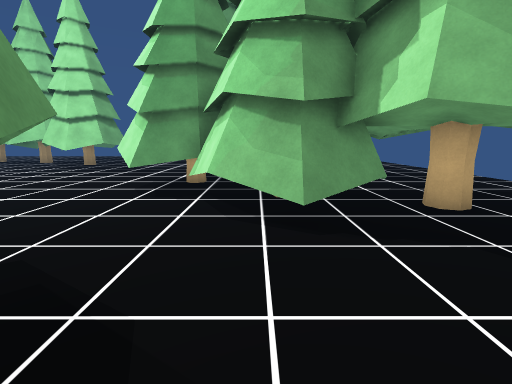
View 1 (above)

24 first-person views from a walk through a 3-D level made in the Unity game engine. The camera is 1.4 m above the floor, tilts 10° down and sees 85° across. The floor is counted in squares, 1 m on a side. Each view is taken from the middle of a square. On the plan, view 1 faces up. The plan holds only what a view shows up to about 14 squares ahead; the rest is blank. The place goes on beyond the plan. The player is left out. Some surface patterns are stand-ins.

View 2
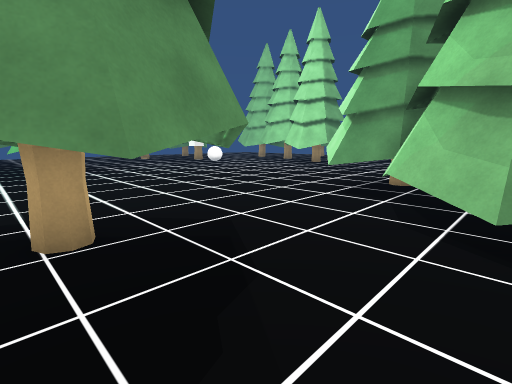

View 3
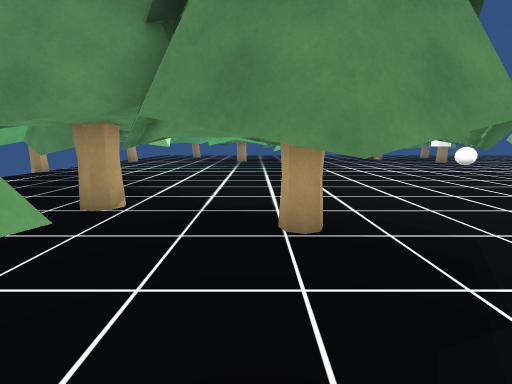

View 4
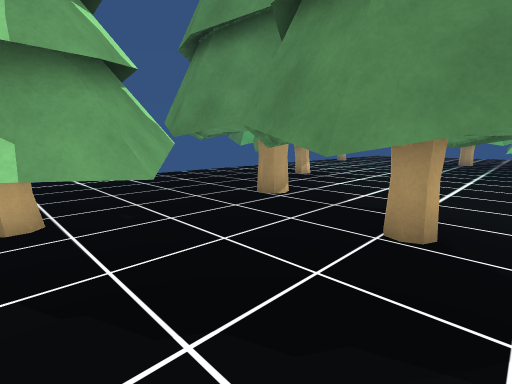

View 5
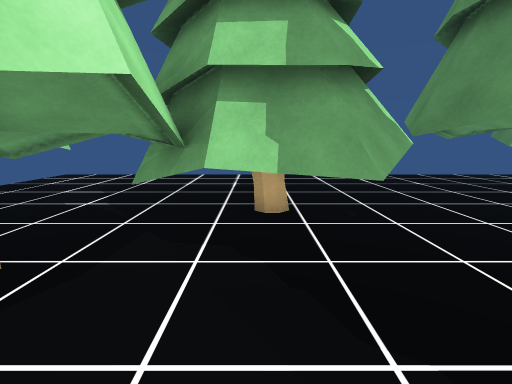

View 6
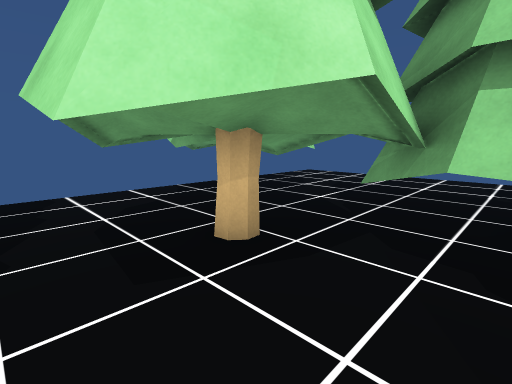

View 7
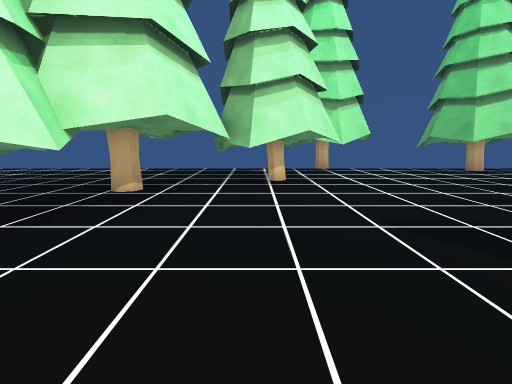

View 8
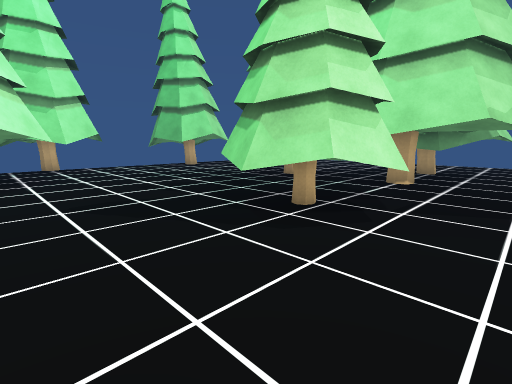

View 9
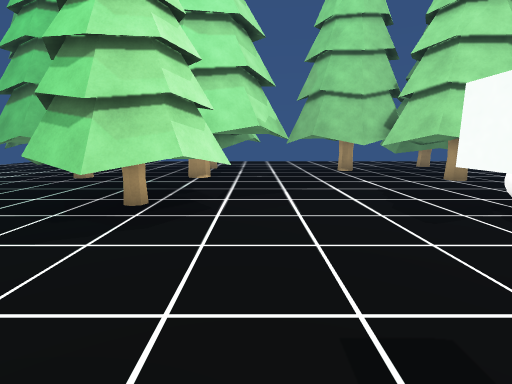

View 10
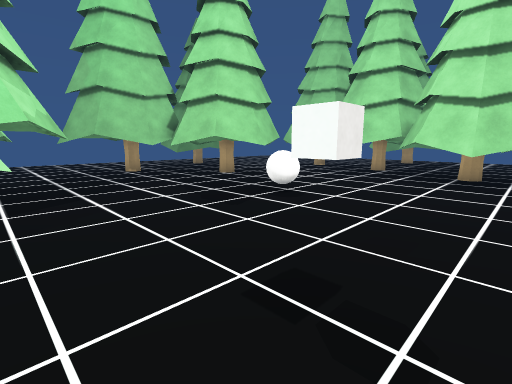

View 11
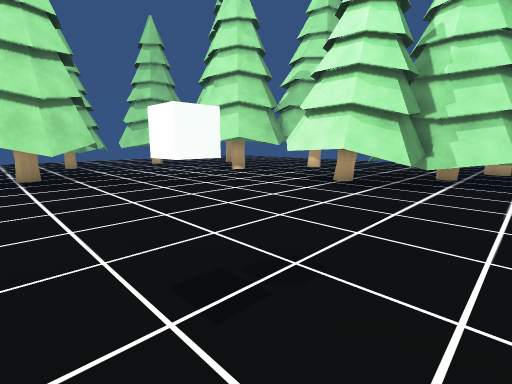

View 12
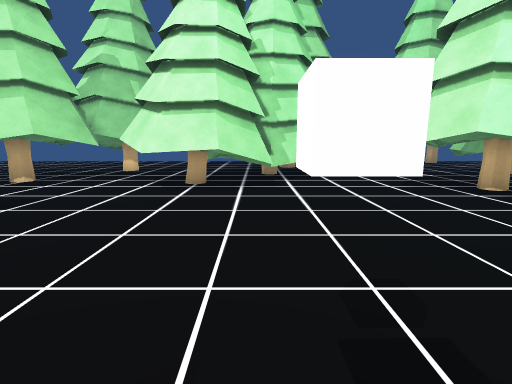

View 13
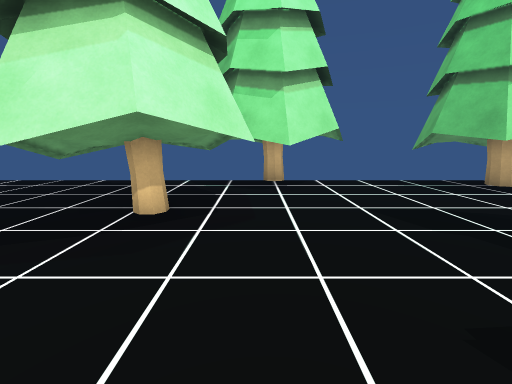

View 14
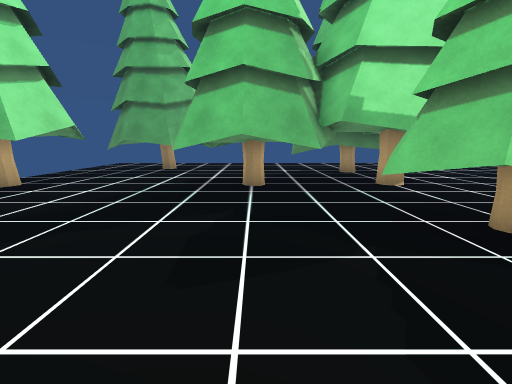

View 15
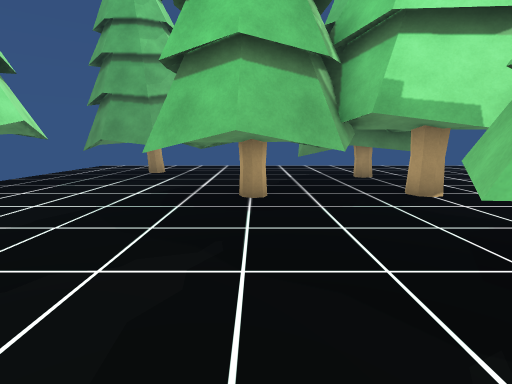

View 16
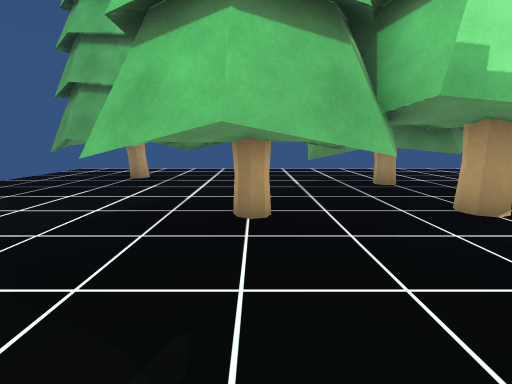

View 17
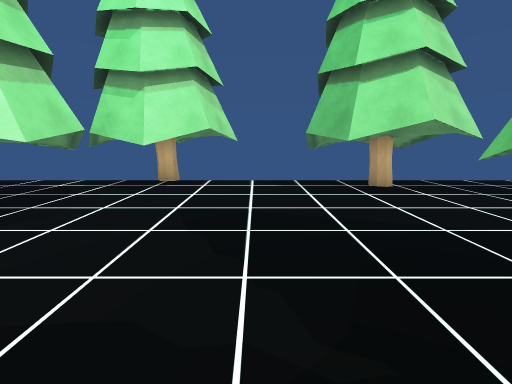

View 18
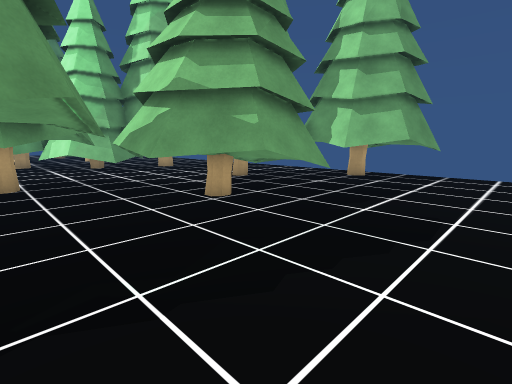

View 19
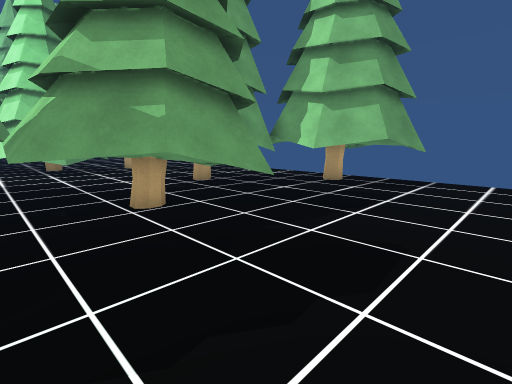

View 20
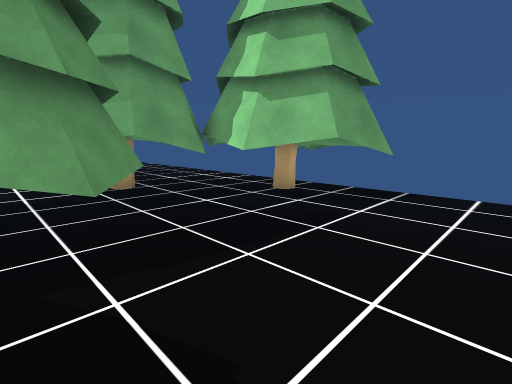

View 21
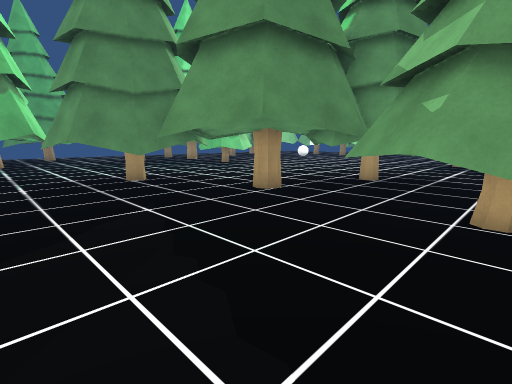

View 22
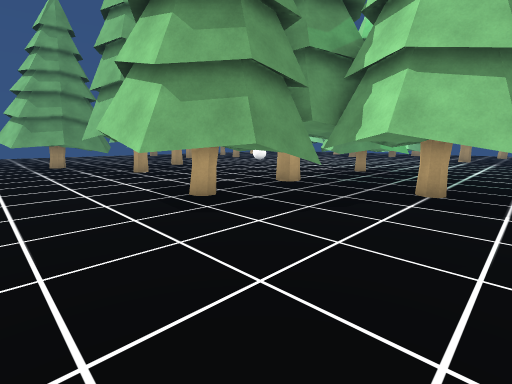

View 23
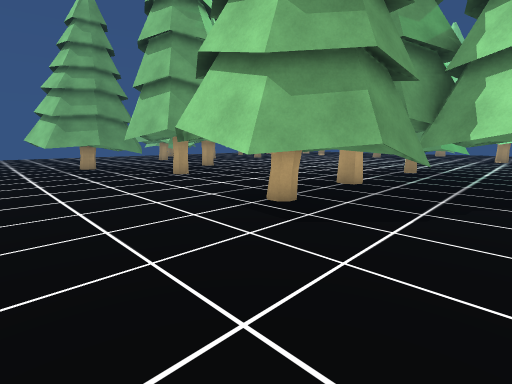

View 24
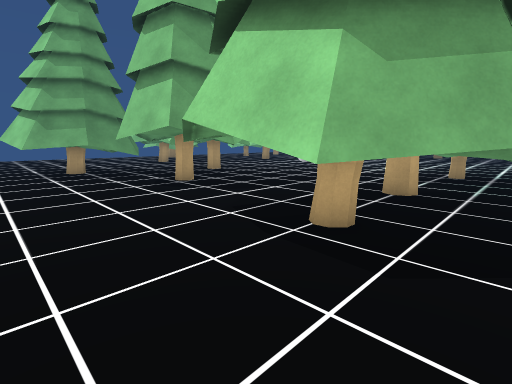

### Floor plan
Key: @ floor where view 1 was taken; . floor; O other object.
Columns run from 30 left of view 1 to 10 right of it. Each row starts with its distance up from view 1.
 16  .OOOOO    O .....OOOO....O O O
 15  .OOOOOO   .O.......O......O..O.O
 14  ..OOOO O. OOO.............OOOO.OO   ..
 13  ...OOOO .OOO................ .O.O  ...
 12  ....... O..O...O..........OO  .    ..
 11  ...OOOO.OOO...OO.........OOO  .   ...
 10 .....O.O.O................OOOO O  O....
  9 ........O.................OOOO O  .....
  8 ......OOO.................OOOOOO  .....
  7 .........OO.................OOO O O..O
  6 ....OOO......................OO O OO
  5 ...OO..O......OOO............OOOO...
  4 ...O.O O.OO.OOOOO..........O...O..
  3  ..OOO OOO..OOOOO........OOOO.....O ...
  2  ...O.OOO....OOOO........O..O....O......
  1  ....OOOOOOO..OO........O.OO.O...O..O...
  0  ......O.  .O...........OOO.OO@.....O...
 -1 .......O.OO.O............O..OOOOO.OOO...
 -2   .....OO...O.............OO.OOOOO..O O
 -3  .. ....OOOO........OOO..O..OOOOOOOOO..
 -4  . ..O.... ........O..O..O..OOOOOO..O.OOO
 -5  .....O...........O.O.O.....OOOOOO..O.O.O
 -6   .OO.O...........O.OOO.......OOO...OOOO
 -7    ...O....O......OO..O.OO...........OOO
 -8     OO..O...O....OOOOO..................
 -9  .......O.O.O......O....................
-10  .......O.O.O..O.OO.O...................
-11         OO OO  O OO O
-12          OO

Positions as (right, up) in squares from view 1, and headings:
1: (0, 0), facing up
2: (1, 0), facing up-left
3: (1, 0), facing left
4: (1, 2), facing down-left
5: (1, 2), facing down
6: (1, 2), facing down-right
7: (-9, 5), facing down
8: (-10, 7), facing down-left
9: (-9, 6), facing left
10: (-9, 5), facing up-left
11: (-12, 5), facing up-right
12: (-12, 8), facing right
13: (-12, 0), facing down
14: (-11, -1), facing left
15: (-13, -1), facing left
16: (-15, -1), facing left
17: (-16, 0), facing down
18: (-4, -10), facing up-right
19: (-2, -10), facing up-right
20: (1, -10), facing up-right
21: (1, -10), facing up-left
22: (-29, -3), facing up-right
23: (-30, -1), facing up-right
24: (-29, 1), facing up-right
